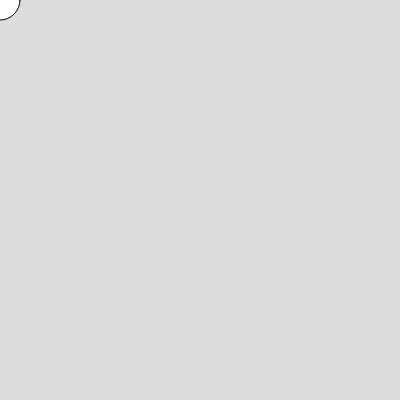
Frame 1 (no input)
Frame 60 (no input): identical to frame 1, image omitted
Frame 120 (the mouse pressed at the canvas centre since frame 60): identical to frame 1, image omitted

The p5.js sketch that drew this single still picture (run headless with seeded random() and noise() and a simulated clock; from frame 60 on, the mouse is pressed at the canvas centre):

// p5.js sketch
// ── sketch.js
let x=0;
let y=0;

function setup() {
  createCanvas(400, 400);
}

function draw() {
  background(220);
  circle(x,y,40);
}

function mouseDragged(){
  x=mouseX;
  y=mouseY;
}
